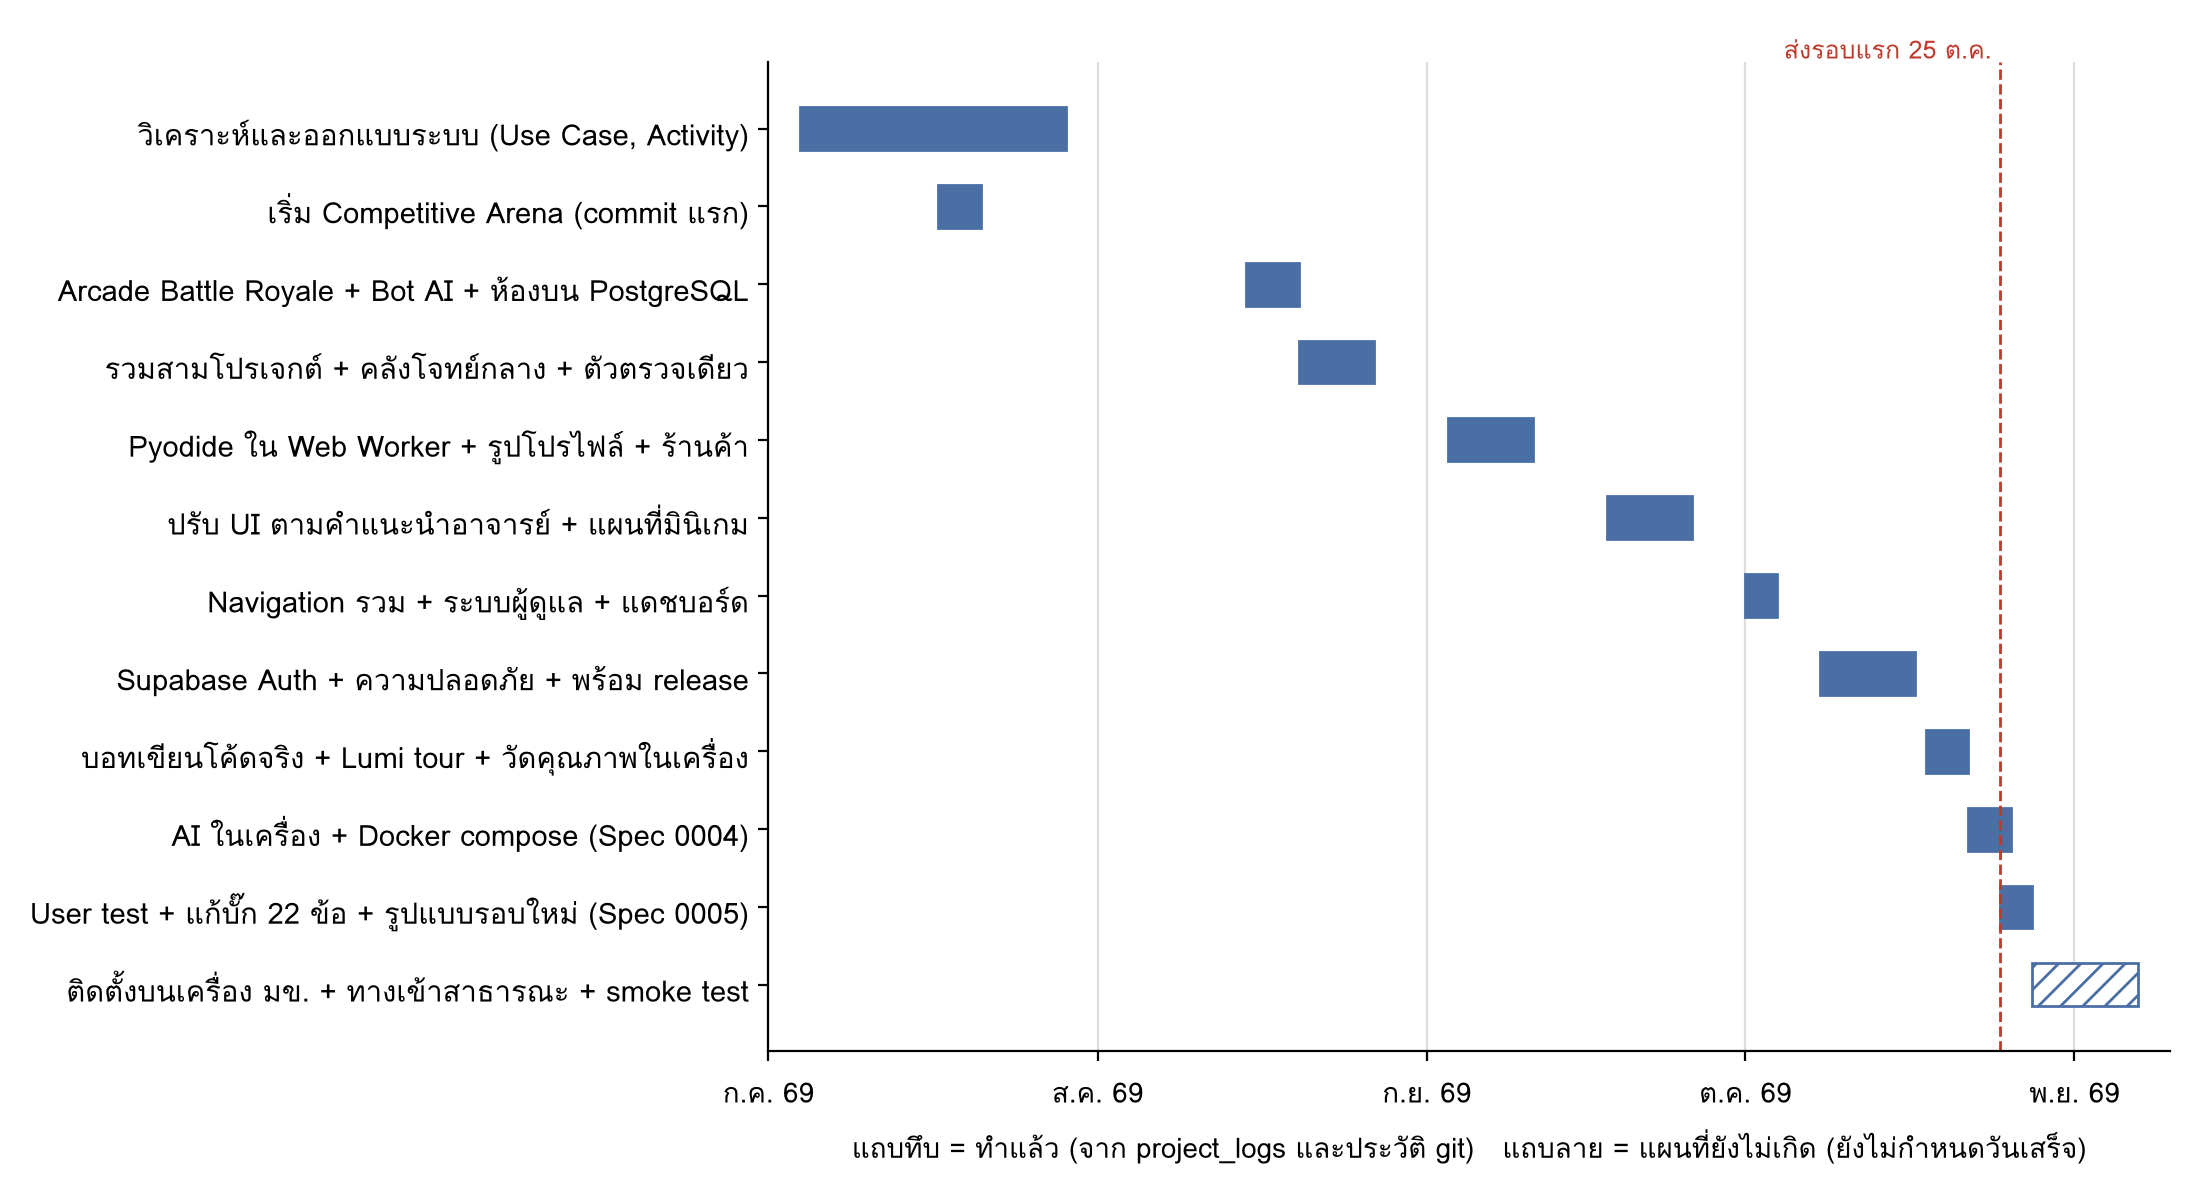

Reproduce this figure in Python.
import matplotlib; matplotlib.use('Agg')
import matplotlib.pyplot as plt, matplotlib.dates as md
from matplotlib import font_manager as fm
from datetime import date
fp=[f for f in fm.findSystemFonts() if 'Loma.otf' in f][0]; fm.fontManager.addfont(fp); plt.rcParams['font.family']=fm.FontProperties(fname=fp).get_name()
# ช่วงเวลาจาก project_logs และหัวข้อ 15 ของ เนื้อหาล่าสุด.md ; planned=True คือแผนที่ยังไม่เกิด
rows=[("วิเคราะห์และออกแบบระบบ (Use Case, Activity)","2026-07-04","2026-07-28",False),
("เริ่ม Competitive Arena (commit แรก)","2026-07-17","2026-07-20",False),
("Arcade Battle Royale + Bot AI + ห้องบน PostgreSQL","2026-08-15","2026-08-19",False),
("รวมสามโปรเจกต์ + คลังโจทย์กลาง + ตัวตรวจเดียว","2026-08-20","2026-08-26",False),
("Pyodide ใน Web Worker + รูปโปรไฟล์ + ร้านค้า","2026-09-03","2026-09-10",False),
("ปรับ UI ตามคำแนะนำอาจารย์ + แผนที่มินิเกม","2026-09-18","2026-09-25",False),
("Navigation รวม + ระบบผู้ดูแล + แดชบอร์ด","2026-10-01","2026-10-03",False),
("Supabase Auth + ความปลอดภัย + พร้อม release","2026-10-08","2026-10-16",False),
("บอทเขียนโค้ดจริง + Lumi tour + วัดคุณภาพในเครื่อง","2026-10-18","2026-10-21",False),
("AI ในเครื่อง + Docker compose (Spec 0004)","2026-10-22","2026-10-25",False),
("User test + แก้บั๊ก 22 ข้อ + รูปแบบรอบใหม่ (Spec 0005)","2026-10-25","2026-10-27",False),
("ติดตั้งบนเครื่อง มข. + ทางเข้าสาธารณะ + smoke test","2026-10-28","2026-11-06",True)]
D=lambda s: date.fromisoformat(s)
fig,ax=plt.subplots(figsize=(11,6),dpi=200)
for i,(n,a,b,pl) in enumerate(rows):
    ax.barh(i,(D(b)-D(a)).days+1,left=D(a),height=0.55,color='white' if pl else '#4a6fa5',edgecolor='#4a6fa5',hatch='///' if pl else None)
ax.axvline(D('2026-10-25'),color='#c0392b',ls='--',lw=1); ax.text(D('2026-10-25'),-0.9,'ส่งรอบแรก 25 ต.ค. ',color='#c0392b',fontsize=9,ha='right')
ax.set_yticks(range(len(rows))); ax.set_yticklabels([r[0] for r in rows],fontsize=10.5); ax.invert_yaxis()
ax.xaxis.set_major_locator(md.MonthLocator())
th=['ม.ค.','ก.พ.','มี.ค.','เม.ย.','พ.ค.','มิ.ย.','ก.ค.','ส.ค.','ก.ย.','ต.ค.','พ.ย.','ธ.ค.']
ax.xaxis.set_major_formatter(plt.FuncFormatter(lambda x,_: th[md.num2date(x).month-1]+' 69'))
ax.set_xlim(D('2026-07-01'),D('2026-11-10')); ax.grid(axis='x',color='#dddddd'); ax.set_axisbelow(True)
for s in ['top','right']: ax.spines[s].set_visible(False)
ax.set_xlabel('แถบทึบ = ทำแล้ว (จาก project_logs และประวัติ git)   แถบลาย = แผนที่ยังไม่เกิด (ยังไม่กำหนดวันเสร็จ)',fontsize=10)
plt.tight_layout(); plt.savefig('gantt.png')
